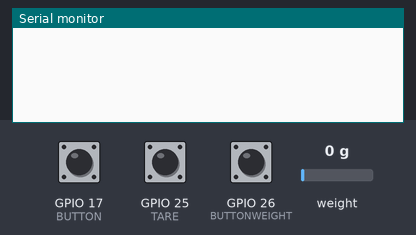
Bench run of a sketch on a simulated ESP32. Shown: the last lines printed to the serial monitor. The inputs (shaded band) are chosen by the test bench; at power-on: GPIO 17 (BUTTON) HIGH, GPIO 25 (TARE) HIGH, GPIO 26 (BUTTONWEIGHT) HIGH, weight on the scale 0 g.

Above: at 2.2 s.
2.3 s: GPIO 17 (BUTTON) pulled LOW for 1.25 s
At 3.6 s:
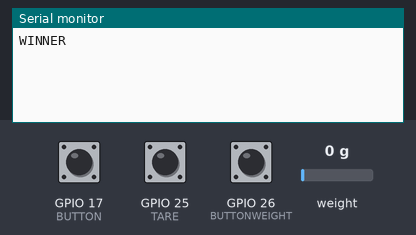
5.0 s: GPIO 25 (TARE) pulled LOW for 1.25 s
At 7.3 s:
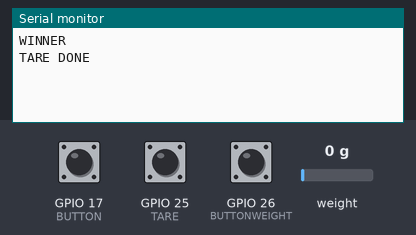
7.7 s: GPIO 26 (BUTTONWEIGHT) pulled LOW for 1.25 s
At 9.5 s:
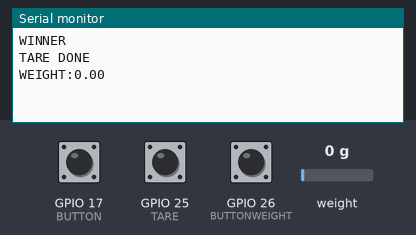

The sketch:

arduino.ino
```cpp
#include "HX711.h"

#define DT 13
#define SCK 16
#define BUTTON 17
#define TARE 25
#define BUTTONWEIGHT 26

HX711 scale;

float calibration_factor = 108.55;
//108.55 iba pang stable calibration
int lastTareState = HIGH;
int lastResetState = HIGH;


void setup() {
  Serial.begin(57600);
  scale.begin(DT, SCK);
  scale.set_scale(calibration_factor);
  scale.tare();

  pinMode(BUTTON, INPUT_PULLUP);
  pinMode(TARE, INPUT_PULLUP);
  pinMode(BUTTONWEIGHT, INPUT_PULLUP);


}

void TARE_FUNC() {
  int currentState = digitalRead(TARE);

  if (lastTareState == HIGH && currentState == LOW) {
    scale.tare();
    Serial.println("TARE DONE");
  }

  lastTareState = currentState;
}

// void RESET_FUNC(){

//   int currentState = digitalRead(RESET);

//   if(lastResetState == HIGH && currentState == LOW){
//     Serial.println("RESET DONE");
//   }

//   lastResetState = currentState;

// }

void loop() {
  TARE_FUNC();
  float weight = scale.get_units(10);

  if (digitalRead(BUTTON) == LOW) {
    Serial.println("WINNER");
    delay(50);
  }

  if (digitalRead(BUTTONWEIGHT) == LOW){
    Serial.print("WEIGHT:");
    Serial.println(weight);
  }

  // Serial.print("WEIGHT:");
  // Serial.println(weight);

  delay(50);

}
```

Measured:
- after the input at 2.3 s, the serial monitor: prints a new line after 0.75 s (image 1)
- after the input at 5.0 s, the serial monitor: prints a new line after 1.3 s (image 2)
- after the input at 7.7 s, the serial monitor: prints a new line after 0.60 s (image 3)
